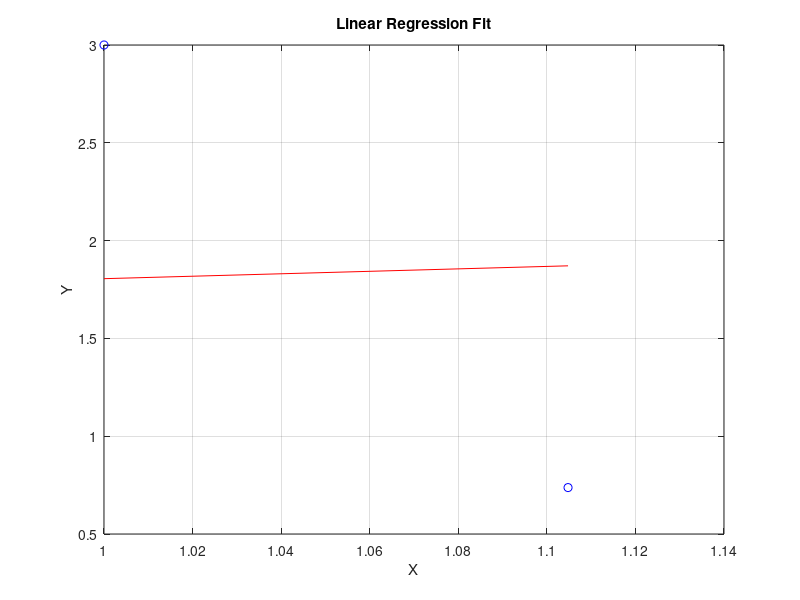
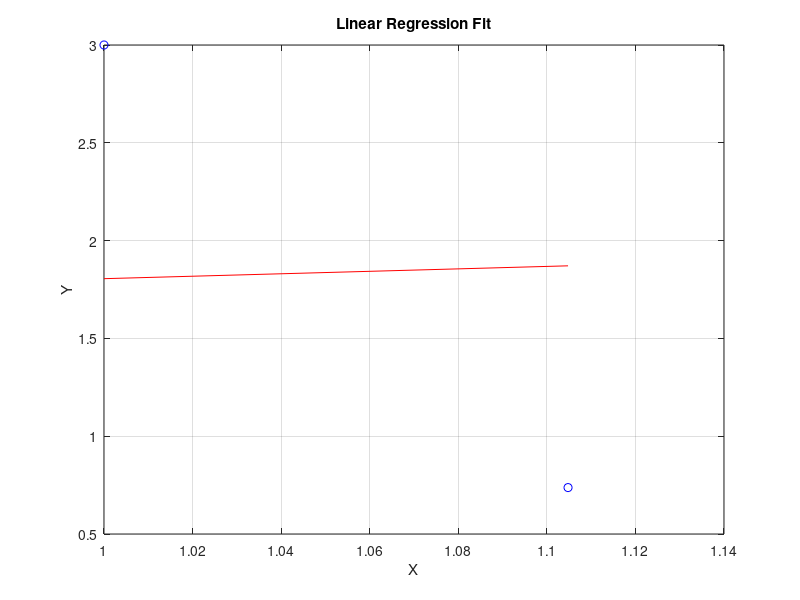
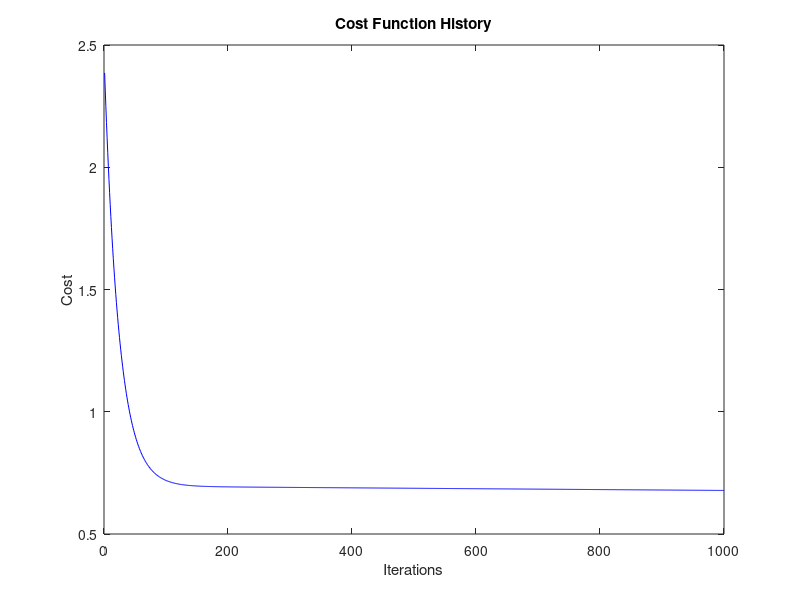

The MATLAB script that drew these images, in order:
clc;
clear;
close all;

% Load the data
data = load('Data.mat');
X = data.data(:, 1); % First column as feature
y = data.data(:, 2); % Second column as target
m = length(y); % Number of training examples

% Add a column of ones to X for the intercept term
X = [ones(m, 1), X];

% Initialize parameters
theta = zeros(2, 1); % Initial theta values (intercept and slope)
alpha = 0.01; % Learning rate
num_iters = 1000; % Number of iterations
cost_history = zeros(num_iters, 1); % To store cost function values

% Gradient Descent Algorithm
for iter = 1:num_iters
    % Calculate predictions
    predictions = X * theta;

    % Compute errors
    errors = predictions - y;

    % Update parameters
    theta = theta - (alpha / m) * (X' * errors);

    % Calculate cost for the current iteration
    cost_history(iter) = (1 / (2 * m)) * sum(errors .^ 2);
end

% Display results
fprintf('Theta found by gradient descent: \n');
disp(theta);

% Plot the cost history
figure;
plot(1:num_iters, cost_history, 'b-');
xlabel('Iterations');
ylabel('Cost');
title('Cost Function History');

% Visualize the fitted line
figure;
plot(X(:, 2), y, 'bo'); % Original data
hold on;
plot(X(:, 2), X * theta, 'r-'); % Fitted line
xlabel('X');
ylabel('Y');
title('Linear Regression Fit');
grid on;
hold off;

% Save plots
saveas(gcf, 'Cost_Function_History.png');
saveas(gcf, 'Linear_Regression_Fit.png');
